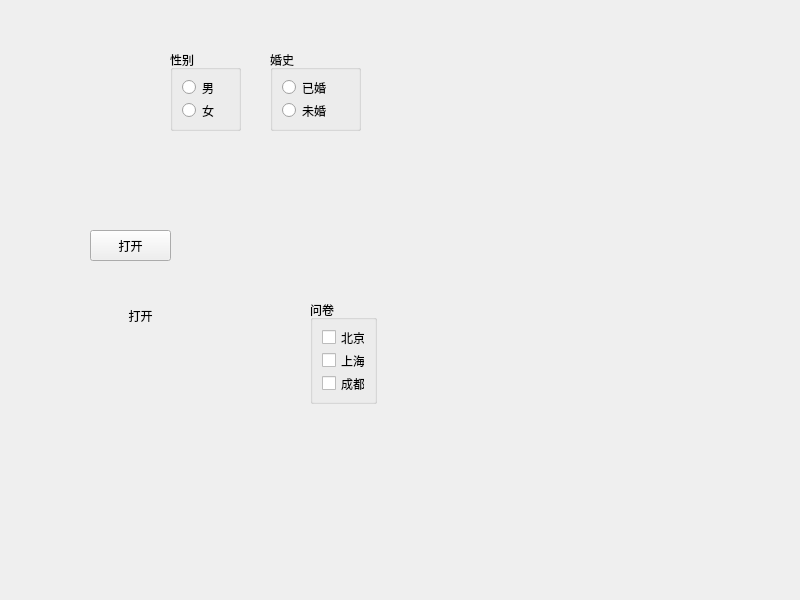
<?xml version="1.0" encoding="UTF-8"?>
<ui version="4.0">
 <class>MainWindow</class>
 <widget class="QMainWindow" name="MainWindow">
  <property name="geometry">
   <rect>
    <x>0</x>
    <y>0</y>
    <width>800</width>
    <height>600</height>
   </rect>
  </property>
  <property name="windowTitle">
   <string>MainWindow</string>
  </property>
  <widget class="QWidget" name="centralwidget">
   <widget class="QPushButton" name="pushButton">
    <property name="geometry">
     <rect>
      <x>90</x>
      <y>230</y>
      <width>81</width>
      <height>31</height>
     </rect>
    </property>
    <property name="text">
     <string>打开</string>
    </property>
    <property name="icon">
     <iconset resource="res.qrc">
      <normaloff>:/image/open.png</normaloff>:/image/open.png</iconset>
    </property>
   </widget>
   <widget class="QToolButton" name="toolButton">
    <property name="geometry">
     <rect>
      <x>100</x>
      <y>300</y>
      <width>81</width>
      <height>31</height>
     </rect>
    </property>
    <property name="text">
     <string>打开</string>
    </property>
    <property name="icon">
     <iconset resource="res.qrc">
      <normaloff>:/image/open.png</normaloff>:/image/open.png</iconset>
    </property>
    <property name="popupMode">
     <enum>QToolButton::ToolButtonPopupMode::DelayedPopup</enum>
    </property>
    <property name="toolButtonStyle">
     <enum>Qt::ToolButtonStyle::ToolButtonTextBesideIcon</enum>
    </property>
    <property name="autoRaise">
     <bool>true</bool>
    </property>
   </widget>
   <widget class="QGroupBox" name="groupBox_sex">
    <property name="geometry">
     <rect>
      <x>170</x>
      <y>50</y>
      <width>71</width>
      <height>81</height>
     </rect>
    </property>
    <property name="title">
     <string>性别</string>
    </property>
    <layout class="QVBoxLayout" name="verticalLayout">
     <item>
      <widget class="QRadioButton" name="radioButton_man">
       <property name="text">
        <string>男</string>
       </property>
      </widget>
     </item>
     <item>
      <widget class="QRadioButton" name="radioButton_woman">
       <property name="text">
        <string>女</string>
       </property>
      </widget>
     </item>
    </layout>
   </widget>
   <widget class="QGroupBox" name="groupBox_marry">
    <property name="geometry">
     <rect>
      <x>270</x>
      <y>50</y>
      <width>91</width>
      <height>81</height>
     </rect>
    </property>
    <property name="title">
     <string>婚史</string>
    </property>
    <layout class="QVBoxLayout" name="verticalLayout_2">
     <item>
      <widget class="QRadioButton" name="radioButton_married">
       <property name="text">
        <string>已婚</string>
       </property>
      </widget>
     </item>
     <item>
      <widget class="QRadioButton" name="radioButton_not_married">
       <property name="text">
        <string>未婚</string>
       </property>
      </widget>
     </item>
    </layout>
   </widget>
   <widget class="QGroupBox" name="groupBox_wenjuan">
    <property name="geometry">
     <rect>
      <x>310</x>
      <y>300</y>
      <width>67</width>
      <height>104</height>
     </rect>
    </property>
    <property name="title">
     <string>问卷</string>
    </property>
    <layout class="QVBoxLayout" name="verticalLayout_3">
     <item>
      <widget class="QCheckBox" name="checkBox_beijing">
       <property name="text">
        <string>北京</string>
       </property>
       <property name="tristate">
        <bool>true</bool>
       </property>
      </widget>
     </item>
     <item>
      <widget class="QCheckBox" name="checkBox_shanghai">
       <property name="text">
        <string>上海</string>
       </property>
      </widget>
     </item>
     <item>
      <widget class="QCheckBox" name="checkBox_chengdu">
       <property name="text">
        <string>成都</string>
       </property>
      </widget>
     </item>
    </layout>
   </widget>
  </widget>
 </widget>
 <resources>
  <include location="res.qrc"/>
 </resources>
 <connections/>
</ui>
